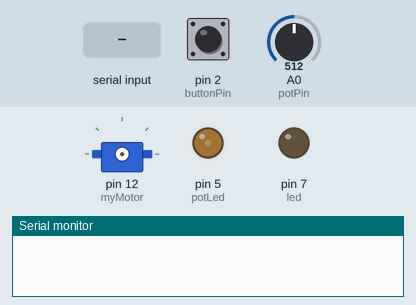
This sketch was run on a simulated Arduino Uno, built with avr-gcc and run on an emulated ATmega328P. On the bench: servo, output pins drawn as LEDs (lit = HIGH), the last lines printed to the serial monitor. Dashed ring = blinking. The test bench sets the inputs (shaded band); at power-on: pin 2 (buttonPin) LOW, A0 (potPin) = 512.

Above: at 1.2 s.
1.3 s: pin 2 (buttonPin) pulled HIGH for 1 s
At 1.97 s:
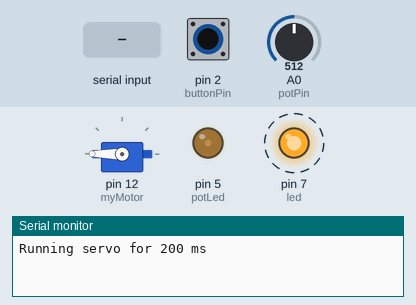
4.2 s: A0 (potPin) set to 688
5.7 s: A0 (potPin) set to 709
At 6.7 s:
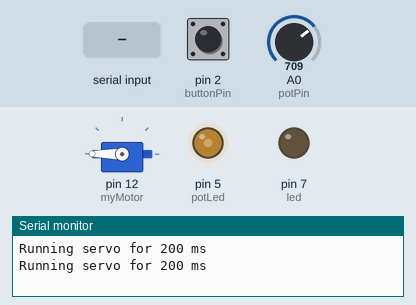
7.2 s: "h" received over the second serial link
At 7.44 s:
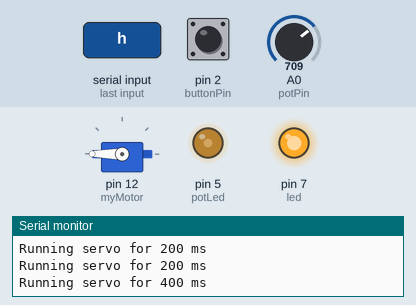
9.1 s: A0 (potPin) set to 716
At 9.8 s:
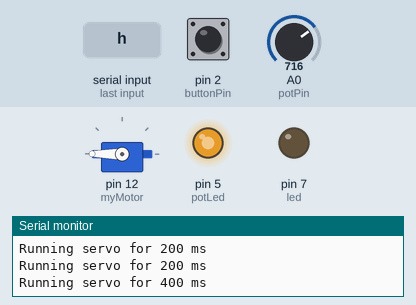
10.6 s: pin 2 (buttonPin) pulled HIGH for 0.15 s
At 11.6 s:
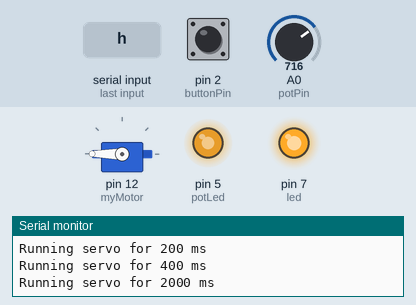
Timing chart, 0 to 14.6 s (numbered marks = the images above; inputs shaded):
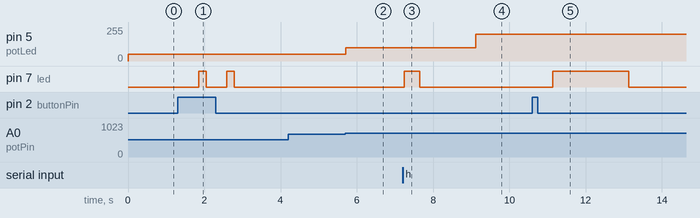

The sketch:

vend.ino
```cpp
#include <Servo.h>

const int buttonPin = 2;     // the number of the pushbutton pin
const int led = 7;           // the PWM pin the LED is attached to
const int potPin = A0;    // select the input pin for the potentiometer
const int potLed = 5;

int buttonState = 0;   // variable for reading the pushbutton status

bool doit = false;
Servo myMotor;

#include <SoftwareSerial.h>

#define rxPin 9
#define txPin 10
SoftwareSerial mySerial(rxPin, txPin); // RX | TX


// the setup routine runs once when you press reset:
void setup() {
  Serial.begin(9600);
  mySerial.begin(9600);

  pinMode(potLed, OUTPUT);
  pinMode(led, OUTPUT);

  pinMode(buttonPin, INPUT);
  pinMode(potPin, INPUT);
}

void dispense(int servoOnForThisManyMillis){
  myMotor.attach(12);
  myMotor.write(280);
  delay(servoOnForThisManyMillis);
  myMotor.detach();
}


// the loop routine runs over and over again forever:
int servoOnForMs=800;
char blueToothVal;

void loop() {
  // read the state of the pushbutton value:
  buttonState = digitalRead(buttonPin);

  if (mySerial.available() > 0)
  {
      blueToothVal =  mySerial.read();
  }


  if( blueToothVal == 'h' )
  {
    doit = true;
    blueToothVal = ' ';
  }

  int potval = analogRead(potPin);    // read the value from the sensor
  int brightness = 50;
  if(potval<=700)
  {
    brightness=50;
    servoOnForMs=200;
  }
  if(potval>700 && potval<=715)
  {
    brightness=100;
    servoOnForMs=400;
  }
  if(potval>715)
  {
    brightness=200;
    servoOnForMs=2000;
  }
  analogWrite(potLed, brightness);
  delay(30);


  if(buttonState == HIGH)
  {
    doit = !doit;
    delay(500);
  }

  if(doit)
  {
    Serial.println("Running servo for " + (String)servoOnForMs + " ms");
    digitalWrite(led, HIGH);
    dispense(servoOnForMs);
    digitalWrite(led, LOW);
    doit = false;
  }
  else
  {
    digitalWrite(led, LOW);
  }
}
```

Measured:
- the behaviour switches between 700 and 701 on A0 (potPin) (found by bisection; images 1 and 2)
- after the input at 1.3 s, pin 7 (led): alternates HIGH for 0.20 s and LOW for 0.53 s, 4 changes in all, then stays LOW, starting after 0.56 s
- after the input at 4.2 s, every drawn part: stays the same
- after the input at 5.7 s, pin 5 (potLed): 50/255 → 100/255 at once
- after the input at 7.2 s, pin 7 (led): LOW → HIGH after 0.05 s, → LOW 0.40 s later
- after the input at 9.1 s, pin 5 (potLed): 100/255 → 200/255 at once
- after the input at 10.6 s, pin 7 (led): LOW → HIGH after 0.53 s, → LOW 2.0 s later
